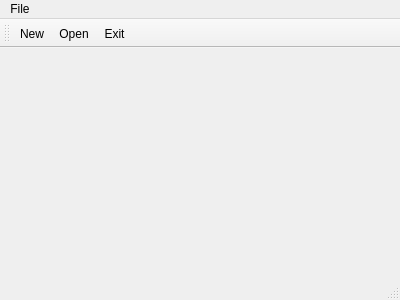
<?xml version="1.0" encoding="UTF-8"?>
<ui version="4.0">
 <class>MainWindow</class>
 <widget class="QMainWindow" name="MainWindow">
  <property name="geometry">
   <rect>
    <x>0</x>
    <y>0</y>
    <width>400</width>
    <height>300</height>
   </rect>
  </property>
  <property name="windowTitle">
   <string>MainWindow</string>
  </property>
  <widget class="QWidget" name="centralWidget"/>
  <widget class="QToolBar" name="mainToolBar">
   <attribute name="toolBarArea">
    <enum>TopToolBarArea</enum>
   </attribute>
   <attribute name="toolBarBreak">
    <bool>false</bool>
   </attribute>
   <addaction name="actionNew"/>
   <addaction name="actionOpen"/>
   <addaction name="actionExit"/>
  </widget>
  <widget class="QStatusBar" name="statusBar"/>
  <widget class="QMenuBar" name="menuBar">
   <property name="geometry">
    <rect>
     <x>0</x>
     <y>0</y>
     <width>400</width>
     <height>25</height>
    </rect>
   </property>
   <widget class="QMenu" name="menuFile">
    <property name="enabled">
     <bool>true</bool>
    </property>
    <property name="autoFillBackground">
     <bool>false</bool>
    </property>
    <property name="title">
     <string>File</string>
    </property>
    <addaction name="actionNew"/>
    <addaction name="actionOpen"/>
    <addaction name="actionExit"/>
   </widget>
   <addaction name="menuFile"/>
  </widget>
  <action name="actionNew">
   <property name="icon">
    <iconset resource="res.qrc">
     <normaloff>:/res/pics/add.png</normaloff>:/res/pics/add.png</iconset>
   </property>
   <property name="text">
    <string>New</string>
   </property>
  </action>
  <action name="actionOpen">
   <property name="icon">
    <iconset resource="res.qrc">
     <normaloff>:/res/pics/open.png</normaloff>:/res/pics/open.png</iconset>
   </property>
   <property name="text">
    <string>Open</string>
   </property>
  </action>
  <action name="actionExit">
   <property name="icon">
    <iconset resource="res.qrc">
     <normaloff>:/res/pics/exit.png</normaloff>:/res/pics/exit.png</iconset>
   </property>
   <property name="text">
    <string>Exit</string>
   </property>
  </action>
 </widget>
 <layoutdefault spacing="6" margin="11"/>
 <resources>
  <include location="res.qrc"/>
 </resources>
 <connections/>
</ui>
